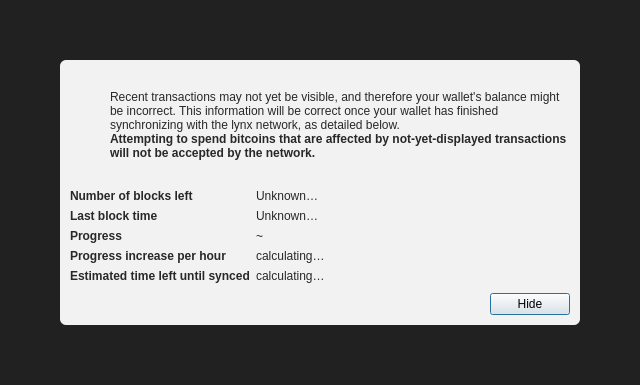
<?xml version="1.0" encoding="UTF-8"?>
<ui version="4.0">
 <class>ModalOverlay</class>
 <widget class="QWidget" name="ModalOverlay">
  <property name="geometry">
   <rect>
    <x>0</x>
    <y>0</y>
    <width>640</width>
    <height>385</height>
   </rect>
  </property>
  <property name="windowTitle">
   <string>Form</string>
  </property>
  <layout class="QVBoxLayout" name="verticalLayout" stretch="0">
   <property name="sizeConstraint">
    <enum>QLayout::SetDefaultConstraint</enum>
   </property>
   <property name="leftMargin">
    <number>0</number>
   </property>
   <property name="topMargin">
    <number>0</number>
   </property>
   <property name="rightMargin">
    <number>0</number>
   </property>
   <property name="bottomMargin">
    <number>0</number>
   </property>
   <item>
    <widget class="QWidget" name="bgWidget" native="true">
     <property name="styleSheet">
      <string notr="true">#bgWidget { background: rgba(0,0,0,220); }</string>
     </property>
     <layout class="QVBoxLayout" name="verticalLayoutMain" stretch="1">
      <property name="leftMargin">
       <number>60</number>
      </property>
      <property name="topMargin">
       <number>60</number>
      </property>
      <property name="rightMargin">
       <number>60</number>
      </property>
      <property name="bottomMargin">
       <number>60</number>
      </property>
      <item>
       <widget class="QWidget" name="contentWidget" native="true">
        <property name="styleSheet">
         <string notr="true">#contentWidget { background: rgba(255,255,255,240); border-radius: 6px; }

QLabel { color: rgb(40,40,40);  }</string>
        </property>
        <layout class="QVBoxLayout" name="verticalLayoutSub" stretch="1,0,0,0">
         <property name="spacing">
          <number>0</number>
         </property>
         <property name="leftMargin">
          <number>10</number>
         </property>
         <property name="topMargin">
          <number>10</number>
         </property>
         <property name="rightMargin">
          <number>10</number>
         </property>
         <property name="bottomMargin">
          <number>10</number>
         </property>
         <item>
          <layout class="QHBoxLayout" name="horizontalLayoutIconText" stretch="0,1">
           <property name="topMargin">
            <number>20</number>
           </property>
           <item>
            <layout class="QVBoxLayout" name="verticalLayoutIcon">
             <property name="leftMargin">
              <number>0</number>
             </property>
             <item>
              <widget class="QPushButton" name="warningIcon">
               <property name="enabled">
                <bool>false</bool>
               </property>
               <property name="text">
                <string/>
               </property>
               <property name="icon">
                <iconset>
                 <normaloff>:/icons/warning</normaloff>
                 <disabledoff>:/icons/warning</disabledoff>:/icons/warning</iconset>
               </property>
               <property name="iconSize">
                <size>
                 <width>48</width>
                 <height>48</height>
                </size>
               </property>
               <property name="flat">
                <bool>true</bool>
               </property>
              </widget>
             </item>
             <item>
              <spacer name="verticalSpacerWarningIcon">
               <property name="orientation">
                <enum>Qt::Vertical</enum>
               </property>
               <property name="sizeHint" stdset="0">
                <size>
                 <width>20</width>
                 <height>40</height>
                </size>
               </property>
              </spacer>
             </item>
            </layout>
           </item>
           <item>
            <layout class="QVBoxLayout" name="verticalLayoutInfoText">
             <property name="leftMargin">
              <number>0</number>
             </property>
             <property name="topMargin">
              <number>0</number>
             </property>
             <item>
              <widget class="QLabel" name="infoText">
               <property name="text">
                <string>Recent transactions may not yet be visible, and therefore your wallet's balance might be incorrect. This information will be correct once your wallet has finished synchronizing with the lynx network, as detailed below.</string>
               </property>
               <property name="textFormat">
                <enum>Qt::RichText</enum>
               </property>
               <property name="wordWrap">
                <bool>true</bool>
               </property>
              </widget>
             </item>
             <item>
              <widget class="QLabel" name="infoTextStrong">
               <property name="font">
                <font>
                 <weight>75</weight>
                 <bold>true</bold>
                </font>
               </property>
               <property name="text">
                <string>Attempting to spend bitcoins that are affected by not-yet-displayed transactions will not be accepted by the network.</string>
               </property>
               <property name="textFormat">
                <enum>Qt::RichText</enum>
               </property>
               <property name="wordWrap">
                <bool>true</bool>
               </property>
              </widget>
             </item>
             <item>
              <spacer name="verticalSpacerInTextSpace">
               <property name="orientation">
                <enum>Qt::Vertical</enum>
               </property>
               <property name="sizeHint" stdset="0">
                <size>
                 <width>20</width>
                 <height>40</height>
                </size>
               </property>
              </spacer>
             </item>
            </layout>
           </item>
          </layout>
         </item>
         <item>
          <spacer name="verticalSpacerAfterText">
           <property name="orientation">
            <enum>Qt::Vertical</enum>
           </property>
           <property name="sizeHint" stdset="0">
            <size>
             <width>20</width>
             <height>40</height>
            </size>
           </property>
          </spacer>
         </item>
         <item>
          <layout class="QFormLayout" name="formLayout">
           <property name="fieldGrowthPolicy">
            <enum>QFormLayout::FieldsStayAtSizeHint</enum>
           </property>
           <property name="horizontalSpacing">
            <number>6</number>
           </property>
           <property name="verticalSpacing">
            <number>6</number>
           </property>
           <property name="topMargin">
            <number>10</number>
           </property>
           <item row="0" column="0">
            <widget class="QLabel" name="labelNumberOfBlocksLeft">
             <property name="font">
              <font>
               <weight>75</weight>
               <bold>true</bold>
              </font>
             </property>
             <property name="text">
              <string>Number of blocks left</string>
             </property>
            </widget>
           </item>
           <item row="0" column="1">
            <widget class="QLabel" name="numberOfBlocksLeft">
             <property name="text">
              <string>Unknown…</string>
             </property>
            </widget>
           </item>
           <item row="1" column="0">
            <widget class="QLabel" name="labelLastBlockTime">
             <property name="font">
              <font>
               <weight>75</weight>
               <bold>true</bold>
              </font>
             </property>
             <property name="text">
              <string>Last block time</string>
             </property>
            </widget>
           </item>
           <item row="1" column="1">
            <widget class="QLabel" name="newestBlockDate">
             <property name="sizePolicy">
              <sizepolicy hsizetype="Maximum" vsizetype="Preferred">
               <horstretch>0</horstretch>
               <verstretch>0</verstretch>
              </sizepolicy>
             </property>
             <property name="text">
              <string>Unknown…</string>
             </property>
            </widget>
           </item>
           <item row="2" column="0">
            <widget class="QLabel" name="labelSyncDone">
             <property name="font">
              <font>
               <weight>75</weight>
               <bold>true</bold>
              </font>
             </property>
             <property name="text">
              <string>Progress</string>
             </property>
            </widget>
           </item>
           <item row="2" column="1">
            <layout class="QHBoxLayout" name="horizontalLayoutSync" stretch="0,1">
             <item>
              <widget class="QLabel" name="percentageProgress">
               <property name="text">
                <string notr="true">~</string>
               </property>
              </widget>
             </item>
            </layout>
           </item>
           <item row="4" column="0">
            <widget class="QLabel" name="labelProgressIncrease">
             <property name="font">
              <font>
               <weight>75</weight>
               <bold>true</bold>
              </font>
             </property>
             <property name="text">
              <string>Progress increase per hour</string>
             </property>
            </widget>
           </item>
           <item row="4" column="1">
            <widget class="QLabel" name="progressIncreasePerH">
             <property name="text">
              <string>calculating…</string>
             </property>
            </widget>
           </item>
           <item row="5" column="0">
            <widget class="QLabel" name="labelEstimatedTimeLeft">
             <property name="font">
              <font>
               <weight>75</weight>
               <bold>true</bold>
              </font>
             </property>
             <property name="text">
              <string>Estimated time left until synced</string>
             </property>
            </widget>
           </item>
           <item row="5" column="1">
            <widget class="QLabel" name="expectedTimeLeft">
             <property name="text">
              <string>calculating…</string>
             </property>
            </widget>
           </item>
          </layout>
         </item>
         <item>
          <layout class="QHBoxLayout" name="horizontalLayoutButtons">
           <property name="leftMargin">
            <number>10</number>
           </property>
           <property name="topMargin">
            <number>10</number>
           </property>
           <item>
            <spacer name="horizontalSpacer">
             <property name="orientation">
              <enum>Qt::Horizontal</enum>
             </property>
             <property name="sizeHint" stdset="0">
              <size>
               <width>40</width>
               <height>20</height>
              </size>
             </property>
            </spacer>
           </item>
           <item>
            <widget class="QPushButton" name="closeButton">
             <property name="text">
              <string>Hide</string>
             </property>
             <property name="shortcut">
              <string>Esc</string>
             </property>
             <property name="focusPolicy">
              <enum>Qt::StrongFocus</enum>
             </property>
             <property name="default">
              <bool>true</bool>
             </property>
            </widget>
           </item>
          </layout>
         </item>
        </layout>
       </widget>
      </item>
     </layout>
    </widget>
   </item>
  </layout>
 </widget>
 <resources/>
 <connections/>
</ui>
